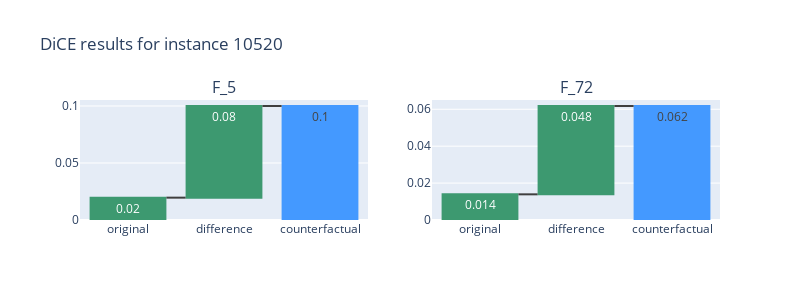
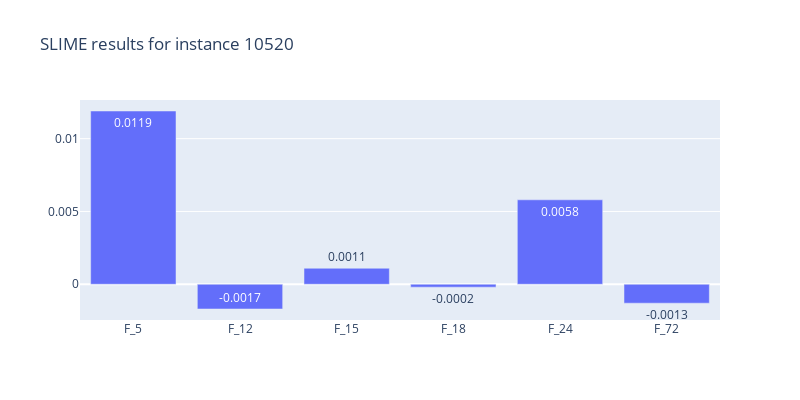
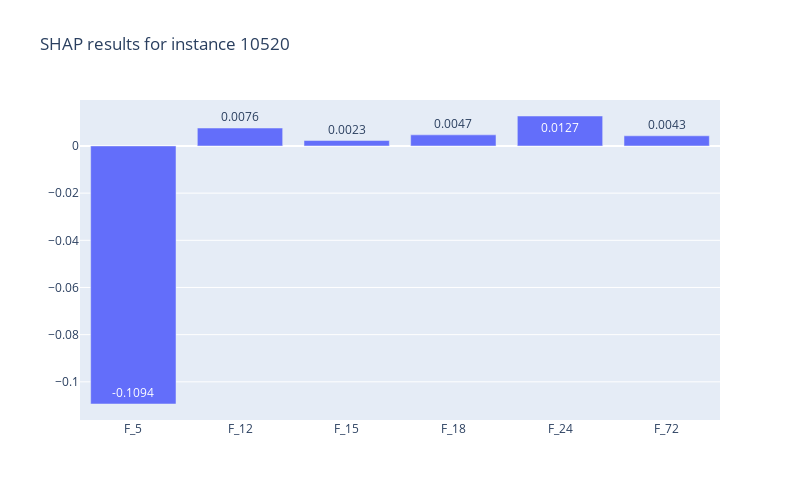

Source (notebook cell) for these figures, in order:
### Code cell
instance_id = 10520
comp.compare_instance(instance_id)

### Figure 1 — Plotly figure (JSON) as saved in the notebook; plotly's stock layout.template omitted (floating-point values rounded to 4 significant figures)
{"data": [{"connector": {"line": {"color": "rgb(63, 63, 63)"}}, "measure": ["relative", "relative", "total"], "name": "F_5", "orientation": "v", "text": ["0.02", "0.08", "0.1"], "type": "waterfall", "x": ["original", "difference", "counterfactual"], "xaxis": "x", "y": [0.01961, 0.08039, 0.1], "yaxis": "y"}, {"connector": {"line": {"color": "rgb(63, 63, 63)"}}, "measure": ["relative", "relative", "total"], "name": "F_72", "orientation": "v", "text": ["0.014", "0.048", "0.062"], "type": "waterfall", "x": ["original", "difference", "counterfactual"], "xaxis": "x2", "y": [0.01391, 0.04786, 0.06177], "yaxis": "y2"}], "layout": {"annotations": [{"font": {"size": 16}, "showarrow": false, "text": "F_5", "x": 0.225, "xanchor": "center", "xref": "paper", "y": 1, "yanchor": "bottom", "yref": "paper"}, {"font": {"size": 16}, "showarrow": false, "text": "F_72", "x": 0.775, "xanchor": "center", "xref": "paper", "y": 1, "yanchor": "bottom", "yref": "paper"}], "height": 300, "showlegend": false, "title": {"text": "DiCE results for instance 10520"}, "width": 800, "xaxis": {"anchor": "y", "domain": [0, 0.45]}, "xaxis2": {"anchor": "y2", "domain": [0.55, 1]}, "yaxis": {"anchor": "x", "domain": [0, 1]}, "yaxis2": {"anchor": "x2", "domain": [0, 1]}}}

### Figure 2 — Plotly figure (JSON) as saved in the notebook; plotly's stock layout.template omitted (floating-point values rounded to 4 significant figures)
{"data": [{"text": ["0.0119", "-0.0017", "0.0011", "-0.0002", "0.0058", "-0.0013"], "type": "bar", "x": ["F_5", "F_12", "F_15", "F_18", "F_24", "F_72"], "y": [0.0119, -0.0017, 0.0011, -0.0002, 0.0058, -0.0013]}], "layout": {"height": 400, "showlegend": false, "title": {"text": "SLIME results for instance 10520 "}, "width": 800}}

### Figure 3 — Plotly figure (JSON) as saved in the notebook; plotly's stock layout.template omitted (floating-point values rounded to 4 significant figures)
{"data": [{"text": ["-0.1094", "0.0076", "0.0023", "0.0047", "0.0127", "0.0043"], "type": "bar", "x": ["F_5", "F_12", "F_15", "F_18", "F_24", "F_72"], "y": [-0.1094, 0.0076, 0.0023, 0.0047, 0.0127, 0.0043]}], "layout": {"height": 500, "showlegend": false, "title": {"text": "SHAP results for instance 10520 "}, "width": 800}}
